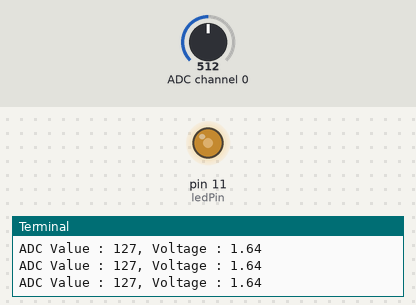
This program was run on a simulated Raspberry Pi (header pin numbers). Parts: output pins drawn as LEDs (lit = HIGH), the last lines printed to the terminal. The inputs (shaded band) are chosen by the test bench; at power-on: ADC channel 0 = 512 (analog values on the 0–1023 scale).

Above: at 1.2 s.
1.3 s: ADC channel 0 set to 716
At 1.6 s:
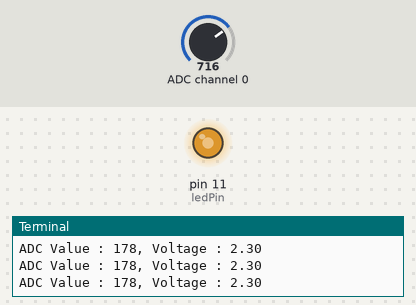
2.8 s: ADC channel 0 set to 900
At 3.7 s:
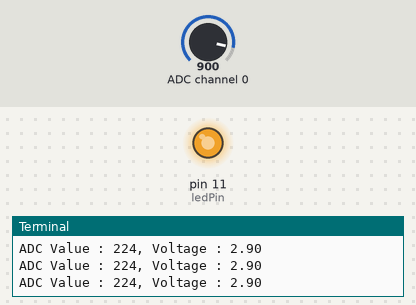
4.3 s: ADC channel 0 set to 122
At 4.9 s:
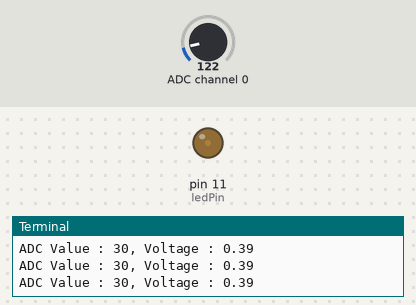
5.8 s: ADC channel 0 set to 0
At 6.2 s:
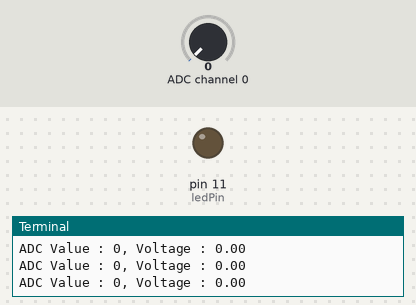
7.3 s: ADC channel 0 set to 511
At 8.5 s:
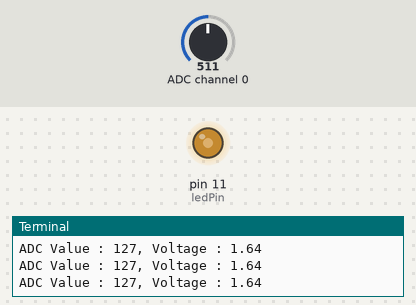
Timing chart, 0 to 9.8 s (numbered marks = the images above; inputs shaded):
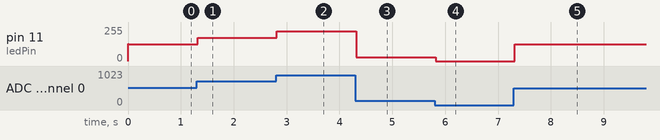

The program:

Nightlamp.py
```python
#!/usr/bin/env python
#############################################################################
# Filename    : Nightlamp.py
# Description : Photoresistor control LED
# Author      : Seth Whalen , referenced from Freenove.com
# Modification: 08/14/2018
########################################################################
import RPi.GPIO as GPIO
import smbus
import time

address = 0x48
bus=smbus.SMBus(1)
cmd=0x40
ledPin = 11

def analogRead(chn):
	value = bus.read_byte_data(address,cmd+chn)
	return value

def analogWrite(value):
	bus.write_byte_data(address,cmd,value)

def setup():
	global p
	GPIO.setmode(GPIO.BOARD) #? sets pin mode as physical pin number
	GPIO.setup(ledPin,GPIO.OUT) #? sets led pin as on output
	GPIO.output(ledPin,GPIO.LOW) #? sets led pin to be low (off)

	p = GPIO.PWM(ledPin,1000)#? sets led frequency to 1000Hz
	p.start(0) #? starts duty cycle at 0

def loop():
	while True:
		value = analogRead(0) #? reads channel 0 (photo resistor pin)
		p.ChangeDutyCycle(value*100/255)
		voltage = value / 255.0 * 3.3
		print 'ADC Value : %d, Voltage : %.2f'%(value,voltage)
		time.sleep(0.01)

def destroy():
	bus.close()
	GPIO.cleanup()

if __name__ == '__main__':
	print 'Program is starting ... '
	setup()
	try:
		loop()
	except KeyboardInterrupt: #? CTRL+C to end program
		destroy()
```

Measured:
- after the input at 1.3 s, pin 11 (ledPin): 125/255 → 176/255 at once
- after the input at 2.8 s, pin 11 (ledPin): 176/255 → 222/255 at once
- after the input at 4.3 s, pin 11 (ledPin): 222/255 → 28/255 at once
- after the input at 5.8 s, pin 11 (ledPin): 28/255 → 0/255 at once
- after the input at 7.3 s, pin 11 (ledPin): 0/255 → 125/255 at once
